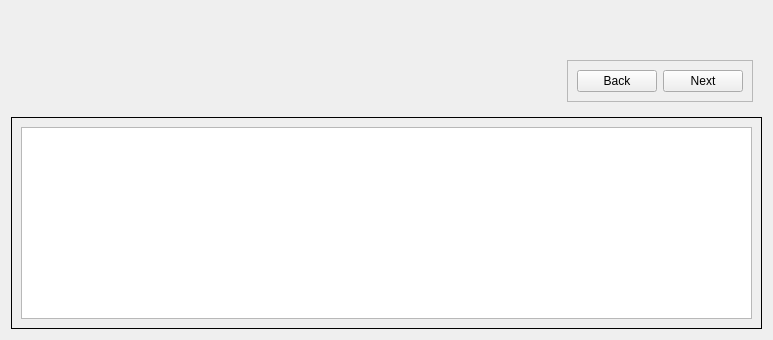
      <widget class="QWidget" name="second_page">
       <layout class="QVBoxLayout" name="verticalLayout_6">
        <item>
         <widget class="QFrame" name="ComboFrame">
          <property name="frameShape">
           <enum>QFrame::NoFrame</enum>
          </property>
          <property name="frameShadow">
           <enum>QFrame::Plain</enum>
          </property>
          <layout class="QGridLayout" name="gridLayout_2">
           <item row="0" column="0">
            <spacer name="horizontalSpacer_7">
             <property name="orientation">
              <enum>Qt::Horizontal</enum>
             </property>
             <property name="sizeHint" stdset="0">
              <size>
               <width>40</width>
               <height>20</height>
              </size>
             </property>
            </spacer>
           </item>
           <item row="2" column="0">
            <spacer name="horizontalSpacer_8">
             <property name="orientation">
              <enum>Qt::Horizontal</enum>
             </property>
             <property name="sizeHint" stdset="0">
              <size>
               <width>40</width>
               <height>20</height>
              </size>
             </property>
            </spacer>
           </item>
           <item row="0" column="4">
            <spacer name="horizontalSpacer_9">
             <property name="orientation">
              <enum>Qt::Horizontal</enum>
             </property>
             <property name="sizeHint" stdset="0">
              <size>
               <width>40</width>
               <height>20</height>
              </size>
             </property>
            </spacer>
           </item>
           <item row="3" column="1">
            <spacer name="horizontalSpacer_6">
             <property name="orientation">
              <enum>Qt::Horizontal</enum>
             </property>
             <property name="sizeHint" stdset="0">
              <size>
               <width>467</width>
               <height>20</height>
              </size>
             </property>
            </spacer>
           </item>
           <item row="0" column="2">
            <spacer name="horizontalSpacer_3">
             <property name="orientation">
              <enum>Qt::Horizontal</enum>
             </property>
             <property name="sizeType">
              <enum>QSizePolicy::Expanding</enum>
             </property>
             <property name="sizeHint" stdset="0">
              <size>
               <width>40</width>
               <height>20</height>
              </size>
             </property>
            </spacer>
           </item>
           <item row="3" column="3" colspan="3">
            <widget class="QFrame" name="frame_2">
             <property name="frameShape">
              <enum>QFrame::StyledPanel</enum>
             </property>
             <property name="frameShadow">
              <enum>QFrame::Raised</enum>
             </property>
             <layout class="QGridLayout" name="gridLayout_7">
              <item row="0" column="3">
               <widget class="QPushButton" name="next_push_button">
                <property name="text">
                 <string>Next</string>
                </property>
               </widget>
              </item>
              <item row="0" column="2">
               <widget class="QPushButton" name="backPushButton">
                <property name="text">
                 <string>Back</string>
                </property>
               </widget>
              </item>
             </layout>
            </widget>
           </item>
          </layout>
         </widget>
        </item>
        <item>
         <widget class="QFrame" name="frame">
          <property name="frameShape">
           <enum>QFrame::Box</enum>
          </property>
          <property name="frameShadow">
           <enum>QFrame::Plain</enum>
          </property>
          <layout class="QGridLayout" name="gridLayout_3">
           <item row="0" column="0">
            <widget class="QTableView" name="tableView_2"/>
           </item>
          </layout>
         </widget>
        </item>
       </layout>
      </widget>
